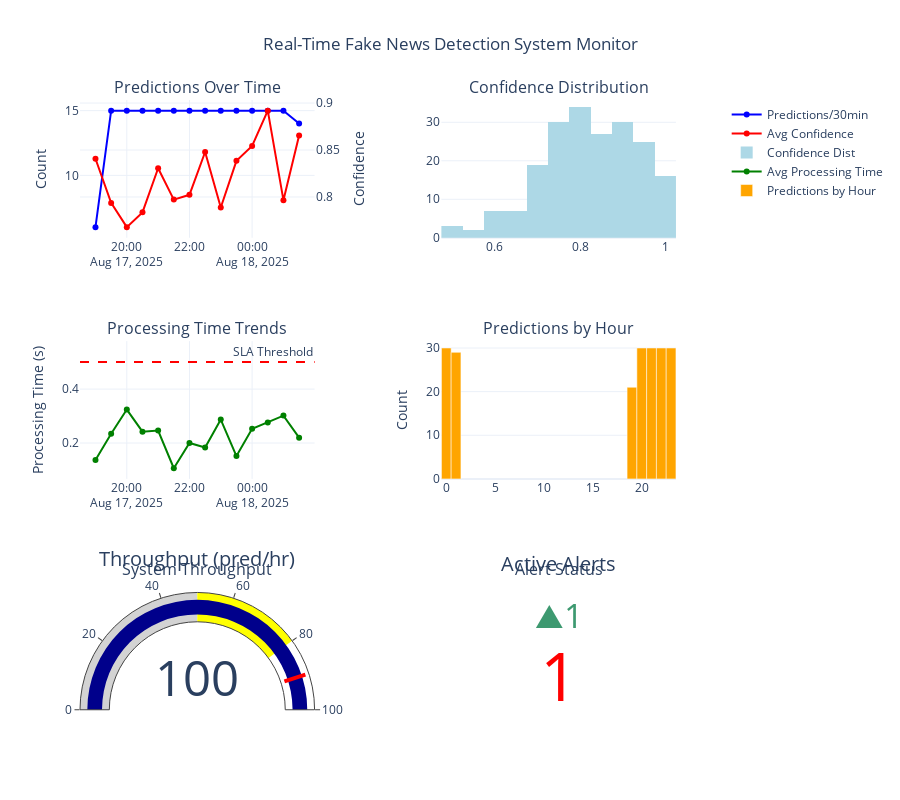

Notebook code for this chart:
### Code cell
class RealTimeMonitor:
    def __init__(self, api_base_url="http://localhost:5000/api"):
        self.api_base_url = api_base_url
        self.prediction_history = []
        self.performance_metrics = {}
        self.system_metrics = {}
        
    def fetch_system_stats(self):
        """Fetch current system statistics"""
        try:
            response = requests.get(f"{self.api_base_url}/stats")
            if response.status_code == 200:
                return response.json()
            else:
                return None
        except:
            return None
    
    def simulate_real_time_data(self, n_points=50):
        """Simulate real-time prediction data"""
        timestamps = []
        predictions = []
        confidences = []
        processing_times = []
        
        base_time = datetime.now() - timedelta(hours=2)
        
        for i in range(n_points):
            timestamp = base_time + timedelta(minutes=i*2)
            pred = np.random.choice(['real', 'fake'], p=[0.65, 0.35])
            conf = np.random.normal(0.82, 0.12)
            conf = max(0.5, min(0.99, conf))  # Clip to reasonable range
            proc_time = np.random.exponential(0.25)
            
            timestamps.append(timestamp)
            predictions.append(pred)
            confidences.append(conf)
            processing_times.append(proc_time)
        
        return pd.DataFrame({
            'timestamp': timestamps,
            'prediction': predictions,
            'confidence': confidences,
            'processing_time': processing_times
        })
    
    def create_real_time_dashboard(self, df):
        """Create comprehensive real-time monitoring dashboard"""
        # Create subplots with CORRECTED specs
        fig = make_subplots(
            rows=3, cols=2,
            subplot_titles=[
                'Predictions Over Time', 'Confidence Distribution',
                'Processing Time Trends', 'Predictions by Hour',
                'System Throughput', 'Alert Status'
            ],
            specs=[
                [{"type": "xy", "secondary_y": True}, {"type": "histogram"}],
                [{"type": "xy"}, {"type": "bar"}],
                [{"type": "indicator"}, {"type": "indicator"}]
            ]
        )
        
        # 1. Predictions over time with confidence
        df_hourly = df.set_index('timestamp').resample('30T').agg({
            'prediction': 'count',
            'confidence': 'mean'
        }).reset_index()
        
        fig.add_trace(
            go.Scatter(
                x=df_hourly['timestamp'], 
                y=df_hourly['prediction'],
                mode='lines+markers', 
                name='Predictions/30min',
                line=dict(color='blue')
            ),
            row=1, col=1
        )
        
        fig.add_trace(
            go.Scatter(
                x=df_hourly['timestamp'], 
                y=df_hourly['confidence'],
                mode='lines+markers', 
                name='Avg Confidence',
                line=dict(color='red')
            ),
            row=1, col=1, secondary_y=True
        )
        
        # 2. Confidence distribution
        fig.add_trace(
            go.Histogram(
                x=df['confidence'], 
                nbinsx=20, 
                name='Confidence Dist',
                marker_color='lightblue'
            ),
            row=1, col=2
        )
        
        # 3. Processing time trends
        df_proc_time = df.set_index('timestamp').resample('30T')['processing_time'].mean().reset_index()
        
        fig.add_trace(
            go.Scatter(
                x=df_proc_time['timestamp'], 
                y=df_proc_time['processing_time'],
                mode='lines+markers', 
                name='Avg Processing Time',
                line=dict(color='green')
            ),
            row=2, col=1
        )
        
        # Add processing time threshold line
        fig.add_hline(
            y=0.5, 
            line_dash="dash", 
            line_color="red", 
            annotation_text="SLA Threshold", 
            row=2, col=1
        )
        
        # 4. Prediction count by hour
        df['hour'] = df['timestamp'].dt.hour
        hourly_stats = df.groupby('hour').agg({
            'prediction': 'count',
            'confidence': 'mean'
        }).reset_index()
        
        fig.add_trace(
            go.Bar(
                x=hourly_stats['hour'], 
                y=hourly_stats['prediction'],
                name='Predictions by Hour', 
                marker_color='orange'
            ),
            row=2, col=2
        )
        
        # 5. System performance metrics - INDICATOR
        current_throughput = len(df) / 2  # predictions per hour
        avg_confidence = df['confidence'].mean()
        avg_processing_time = df['processing_time'].mean()
        
        fig.add_trace(
            go.Indicator(
                mode="gauge+number",
                value=current_throughput,
                domain={'x': [0, 1], 'y': [0, 1]},
                title={'text': "Throughput (pred/hr)"},
                gauge={
                    'axis': {'range': [None, 100]},
                    'bar': {'color': "darkblue"},
                    'steps': [
                        {'range': [0, 50], 'color': "lightgray"},
                        {'range': [50, 80], 'color': "yellow"}
                    ],
                    'threshold': {
                        'line': {'color': "red", 'width': 4},
                        'thickness': 0.75, 
                        'value': 90
                    }
                }
            ),
            row=3, col=1
        )
        
        # 6. Alert status - INDICATOR
        alerts = self.check_system_alerts(df)
        alert_color = "red" if alerts['critical'] > 0 else "yellow" if alerts['warning'] > 0 else "green"
        
        fig.add_trace(
            go.Indicator(
                mode="number+delta",
                value=alerts['total'],
                title={'text': "Active Alerts"},
                number={'font': {'color': alert_color}},
                delta={'reference': 0, 'position': "top"}
            ),
            row=3, col=2
        )
        
        # Update layout
        fig.update_layout(
            height=800,
            title_text="Real-Time Fake News Detection System Monitor",
            title_x=0.5,
            showlegend=True,
            template="plotly_white"
        )
        
        # Update axes labels
        fig.update_yaxes(title_text="Count", row=1, col=1)
        fig.update_yaxes(title_text="Confidence", row=1, col=1, secondary_y=True)
        fig.update_yaxes(title_text="Processing Time (s)", row=2, col=1)
        fig.update_yaxes(title_text="Count", row=2, col=2)
        
        return fig
    
    def check_system_alerts(self, df):
        """Check for system alerts and anomalies"""
        alerts = {'critical': 0, 'warning': 0, 'info': 0, 'total': 0}
        
        # Check processing time SLA
        high_processing_time = df[df['processing_time'] > 0.5]
        if len(high_processing_time) > len(df) * 0.1:  # More than 10%
            alerts['critical'] += 1
        
        # Check confidence distribution
        low_confidence = df[df['confidence'] < 0.6]
        if len(low_confidence) > len(df) * 0.2:  # More than 20%
            alerts['warning'] += 1
        
        # Check prediction rate anomalies
        recent_hour = df[df['timestamp'] > (datetime.now() - timedelta(hours=1))]
        if len(recent_hour) == 0:
            alerts['critical'] += 1
        elif len(recent_hour) < 5:  # Less than 5 predictions in last hour
            alerts['warning'] += 1
        
        # Check for fake news spike
        fake_rate = len(df[df['prediction'] == 'fake']) / len(df) if len(df) > 0 else 0
        if fake_rate > 0.6:  # More than 60% fake
            alerts['warning'] += 1
        
        alerts['total'] = alerts['critical'] + alerts['warning'] + alerts['info']
        return alerts
    
    def generate_performance_report(self, df):
        """Generate detailed performance report"""
        report = {
            'timestamp': datetime.now().isoformat(),
            'total_predictions': len(df),
            'time_period': f"{df['timestamp'].min()} to {df['timestamp'].max()}",
            'prediction_distribution': df['prediction'].value_counts().to_dict(),
            'avg_confidence': df['confidence'].mean(),
            'avg_processing_time': df['processing_time'].mean(),
            'max_processing_time': df['processing_time'].max(),
            'sla_compliance': len(df[df['processing_time'] <= 0.5]) / len(df) * 100,
            'confidence_quartiles': df['confidence'].quantile([0.25, 0.5, 0.75]).to_dict(),
            'hourly_distribution': df['timestamp'].dt.hour.value_counts().sort_index().to_dict()
        }
        
        return report
    
    def export_monitoring_data(self, df, filename=None):
        """Export monitoring data for further analysis"""
        if filename is None:
            filename = f"monitoring_data_{datetime.now().strftime('%Y%m%d_%H%M%S')}.csv"
        
        # Add derived metrics
        export_df = df.copy()
        export_df['hour'] = export_df['timestamp'].dt.hour
        export_df['minute'] = export_df['timestamp'].dt.minute
        export_df['day_of_week'] = export_df['timestamp'].dt.day_name()
        export_df['is_fake'] = (export_df['prediction'] == 'fake').astype(int)
        export_df['high_confidence'] = (export_df['confidence'] > 0.8).astype(int)
        export_df['slow_processing'] = (export_df['processing_time'] > 0.5).astype(int)
        
        export_df.to_csv(filename, index=False)
        print(f"Monitoring data exported to {filename}")
        
        return filename

# Initialize monitor
monitor = RealTimeMonitor()

# Generate sample real-time data
print("Generating sample real-time monitoring data...")
df = monitor.simulate_real_time_data(n_points=200)

# Display basic statistics
print("\n=== System Overview ===")
print(f"Total Predictions: {len(df)}")
print(f"Time Range: {df['timestamp'].min()} to {df['timestamp'].max()}")
print(f"Fake News Rate: {len(df[df['prediction'] == 'fake']) / len(df) * 100:.1f}%")
print(f"Average Confidence: {df['confidence'].mean():.3f}")
print(f"Average Processing Time: {df['processing_time'].mean():.3f}s")

# Check alerts
alerts = monitor.check_system_alerts(df)
print(f"\n=== Alert Status ===")
print(f"Critical Alerts: {alerts['critical']}")
print(f"Warning Alerts: {alerts['warning']}")
print(f"Total Active Alerts: {alerts['total']}")

# Create and display dashboard
print("\n=== Real-Time Dashboard ===")
dashboard = monitor.create_real_time_dashboard(df)
dashboard.show()

# Generate performance report
report = monitor.generate_performance_report(df)
print("\n=== Performance Report ===")
print(json.dumps(report, indent=2, default=str))

# Export data
export_file = monitor.export_monitoring_data(df)
print(f"\nData exported to: {export_file}")

### Figure 1 — Plotly figure (JSON) as saved in the notebook; plotly's stock layout.template omitted (floating-point values rounded to 4 significant figures; data arrays with more than 128 entries replaced by an {"elided": "..."} marker saying what was removed)
{"data": [{"line": {"color": "blue"}, "mode": "lines+markers", "name": "Predictions/30min", "type": "scatter", "x": ["2025-08-17T19:00:00.000000000", "2025-08-17T19:30:00.000000000", "2025-08-17T20:00:00.000000000", "2025-08-17T20:30:00.000000000", "2025-08-17T21:00:00.000000000", "2025-08-17T21:30:00.000000000", "2025-08-17T22:00:00.000000000", "2025-08-17T22:30:00.000000000", "2025-08-17T23:00:00.000000000", "2025-08-17T23:30:00.000000000", "2025-08-18T00:00:00.000000000", "2025-08-18T00:30:00.000000000", "2025-08-18T01:00:00.000000000", "2025-08-18T01:30:00.000000000"], "xaxis": "x", "y": [6, 15, 15, 15, 15, 15, 15, 15, 15, 15, 15, 15, 15, 14], "yaxis": "y"}, {"line": {"color": "red"}, "mode": "lines+markers", "name": "Avg Confidence", "type": "scatter", "x": ["2025-08-17T19:00:00.000000000", "2025-08-17T19:30:00.000000000", "2025-08-17T20:00:00.000000000", "2025-08-17T20:30:00.000000000", "2025-08-17T21:00:00.000000000", "2025-08-17T21:30:00.000000000", "2025-08-17T22:00:00.000000000", "2025-08-17T22:30:00.000000000", "2025-08-17T23:00:00.000000000", "2025-08-17T23:30:00.000000000", "2025-08-18T00:00:00.000000000", "2025-08-18T00:30:00.000000000", "2025-08-18T01:00:00.000000000", "2025-08-18T01:30:00.000000000"], "xaxis": "x", "y": [0.8407, 0.7937, 0.7679, 0.7836, 0.8306, 0.7972, 0.8023, 0.8479, 0.7889, 0.8385, 0.8544, 0.8919, 0.7966, 0.8656], "yaxis": "y2"}, {"marker": {"color": "lightblue"}, "name": "Confidence Dist", "nbinsx": 20, "type": "histogram", "x": {"elided": "200 float values"}, "xaxis": "x2", "yaxis": "y3"}, {"line": {"color": "green"}, "mode": "lines+markers", "name": "Avg Processing Time", "type": "scatter", "x": ["2025-08-17T19:00:00.000000000", "2025-08-17T19:30:00.000000000", "2025-08-17T20:00:00.000000000", "2025-08-17T20:30:00.000000000", "2025-08-17T21:00:00.000000000", "2025-08-17T21:30:00.000000000", "2025-08-17T22:00:00.000000000", "2025-08-17T22:30:00.000000000", "2025-08-17T23:00:00.000000000", "2025-08-17T23:30:00.000000000", "2025-08-18T00:00:00.000000000", "2025-08-18T00:30:00.000000000", "2025-08-18T01:00:00.000000000", "2025-08-18T01:30:00.000000000"], "xaxis": "x3", "y": [0.1373, 0.2343, 0.324, 0.2421, 0.246, 0.1064, 0.1999, 0.1833, 0.287, 0.1514, 0.2526, 0.2759, 0.3016, 0.2198], "yaxis": "y4"}, {"marker": {"color": "orange"}, "name": "Predictions by Hour", "type": "bar", "x": [0, 1, 19, 20, 21, 22, 23], "xaxis": "x4", "y": [30, 29, 21, 30, 30, 30, 30], "yaxis": "y5"}, {"domain": {"x": [0, 0.37], "y": [0, 0.2222]}, "gauge": {"axis": {"range": [null, 100]}, "bar": {"color": "darkblue"}, "steps": [{"color": "lightgray", "range": [0, 50]}, {"color": "yellow", "range": [50, 80]}], "threshold": {"line": {"color": "red", "width": 4}, "thickness": 0.75, "value": 90}}, "mode": "gauge+number", "title": {"text": "Throughput (pred/hr)"}, "type": "indicator", "value": 100}, {"delta": {"position": "top", "reference": 0}, "domain": {"x": [0.57, 0.94], "y": [0, 0.2222]}, "mode": "number+delta", "number": {"font": {"color": "red"}}, "title": {"text": "Active Alerts"}, "type": "indicator", "value": 1}], "layout": {"annotations": [{"font": {"size": 16}, "showarrow": false, "text": "Predictions Over Time", "x": 0.185, "xanchor": "center", "xref": "paper", "y": 1, "yanchor": "bottom", "yref": "paper"}, {"font": {"size": 16}, "showarrow": false, "text": "Confidence Distribution", "x": 0.755, "xanchor": "center", "xref": "paper", "y": 1, "yanchor": "bottom", "yref": "paper"}, {"font": {"size": 16}, "showarrow": false, "text": "Processing Time Trends", "x": 0.185, "xanchor": "center", "xref": "paper", "y": 0.6111, "yanchor": "bottom", "yref": "paper"}, {"font": {"size": 16}, "showarrow": false, "text": "Predictions by Hour", "x": 0.755, "xanchor": "center", "xref": "paper", "y": 0.6111, "yanchor": "bottom", "yref": "paper"}, {"font": {"size": 16}, "showarrow": false, "text": "System Throughput", "x": 0.185, "xanchor": "center", "xref": "paper", "y": 0.2222, "yanchor": "bottom", "yref": "paper"}, {"font": {"size": 16}, "showarrow": false, "text": "Alert Status", "x": 0.755, "xanchor": "center", "xref": "paper", "y": 0.2222, "yanchor": "bottom", "yref": "paper"}, {"showarrow": false, "text": "SLA Threshold", "x": 1, "xanchor": "right", "xref": "x3 domain", "y": 0.5, "yanchor": "bottom", "yref": "y4"}], "height": 800, "shapes": [{"line": {"color": "red", "dash": "dash"}, "type": "line", "x0": 0, "x1": 1, "xref": "x3 domain", "y0": 0.5, "y1": 0.5, "yref": "y4"}], "showlegend": true, "title": {"text": "Real-Time Fake News Detection System Monitor", "x": 0.5}, "xaxis": {"anchor": "y", "domain": [0, 0.37]}, "xaxis2": {"anchor": "y3", "domain": [0.57, 0.94]}, "xaxis3": {"anchor": "y4", "domain": [0, 0.37]}, "xaxis4": {"anchor": "y5", "domain": [0.57, 0.94]}, "yaxis": {"anchor": "x", "domain": [0.7778, 1], "title": {"text": "Count"}}, "yaxis2": {"anchor": "x", "overlaying": "y", "side": "right", "title": {"text": "Confidence"}}, "yaxis3": {"anchor": "x2", "domain": [0.7778, 1]}, "yaxis4": {"anchor": "x3", "domain": [0.3889, 0.6111], "title": {"text": "Processing Time (s)"}}, "yaxis5": {"anchor": "x4", "domain": [0.3889, 0.6111], "title": {"text": "Count"}}}}
